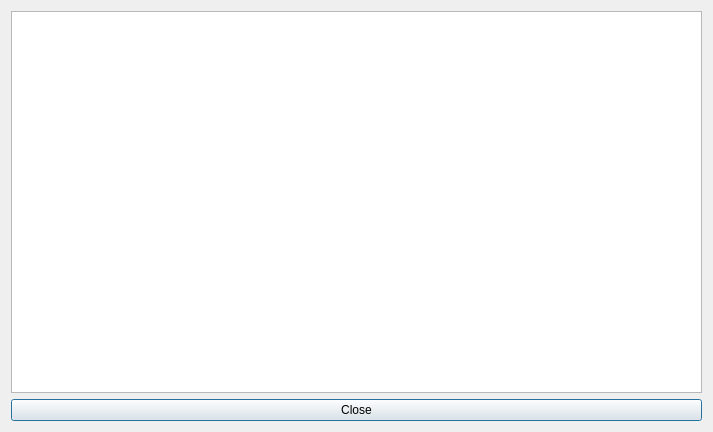
<?xml version="1.0" encoding="UTF-8"?>
<ui version="4.0">
 <class>abundDialog</class>
 <widget class="QDialog" name="abundDialog">
  <property name="windowModality">
   <enum>Qt::ApplicationModal</enum>
  </property>
  <property name="geometry">
   <rect>
    <x>0</x>
    <y>0</y>
    <width>713</width>
    <height>432</height>
   </rect>
  </property>
  <property name="windowTitle">
   <string>Abundance table</string>
  </property>
  <layout class="QGridLayout" name="gridLayout">
   <item row="0" column="0">
    <widget class="QTableWidget" name="abundTableWidget">
     <property name="editTriggers">
      <set>QAbstractItemView::NoEditTriggers</set>
     </property>
     <property name="alternatingRowColors">
      <bool>true</bool>
     </property>
     <property name="sortingEnabled">
      <bool>true</bool>
     </property>
    </widget>
   </item>
   <item row="1" column="0">
    <widget class="QPushButton" name="cancelButton">
     <property name="text">
      <string>Close</string>
     </property>
    </widget>
   </item>
  </layout>
 </widget>
 <resources/>
 <connections>
  <connection>
   <sender>cancelButton</sender>
   <signal>clicked()</signal>
   <receiver>abundDialog</receiver>
   <slot>close()</slot>
   <hints>
    <hint type="sourcelabel">
     <x>353</x>
     <y>409</y>
    </hint>
    <hint type="destinationlabel">
     <x>463</x>
     <y>400</y>
    </hint>
   </hints>
  </connection>
 </connections>
</ui>
